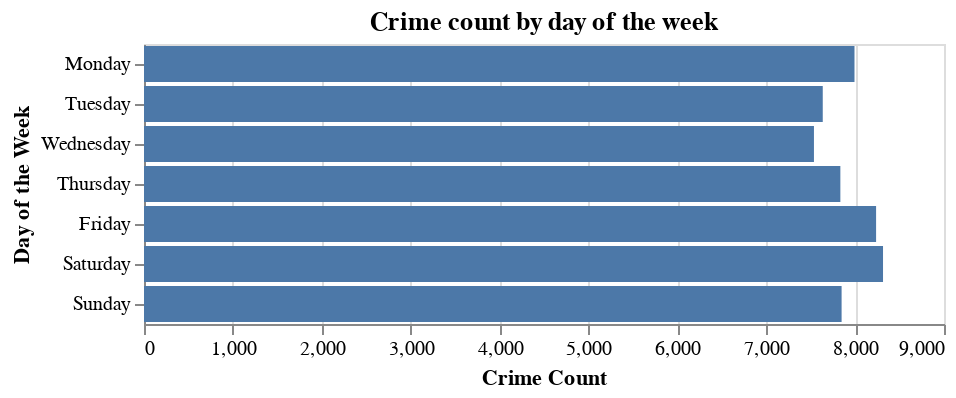

Notebook code for this chart:
### Code cell
# Crime count by day of the week
df['WEEKDAY'] = df.apply(lambda x: calendar.day_name[datetime.date(x['YEAR'], x['MONTH'], x['DAY']).weekday()], axis=1)

weekday_count = df.groupby('WEEKDAY')['WEEKDAY'].count().reset_index(name='count')
alt.Chart(weekday_count).mark_bar().encode(
    x=alt.X('count', title='Crime Count'),
    y=alt.Y('WEEKDAY', sort=['Monday', 'Tuesday', 'Wednesday', 'Thursday', 'Friday', 'Saturday', 'Sunday'], title='Day of the Week')
).properties(title='Crime count by day of the week')

### Figure 1 — Vega-Lite specification as saved in the notebook (floating-point values rounded to 4 significant figures)
{"$schema": "https://vega.github.io/schema/vega-lite/v4.8.1.json", "config": {"view": {"continuousHeight": 300, "continuousWidth": 400}}, "data": {"name": "data-1d3a39676b478aed1b646b885b6a365b"}, "datasets": {"data-1d3a39676b478aed1b646b885b6a365b": [{"WEEKDAY": "Friday", "count": 8236}, {"WEEKDAY": "Monday", "count": 7993}, {"WEEKDAY": "Saturday", "count": 8314}, {"WEEKDAY": "Sunday", "count": 7848}, {"WEEKDAY": "Thursday", "count": 7834}, {"WEEKDAY": "Tuesday", "count": 7636}, {"WEEKDAY": "Wednesday", "count": 7537}]}, "encoding": {"x": {"field": "count", "title": "Crime Count", "type": "quantitative"}, "y": {"field": "WEEKDAY", "sort": ["Monday", "Tuesday", "Wednesday", "Thursday", "Friday", "Saturday", "Sunday"], "title": "Day of the Week", "type": "nominal"}}, "mark": "bar", "title": "Crime count by day of the week"}
